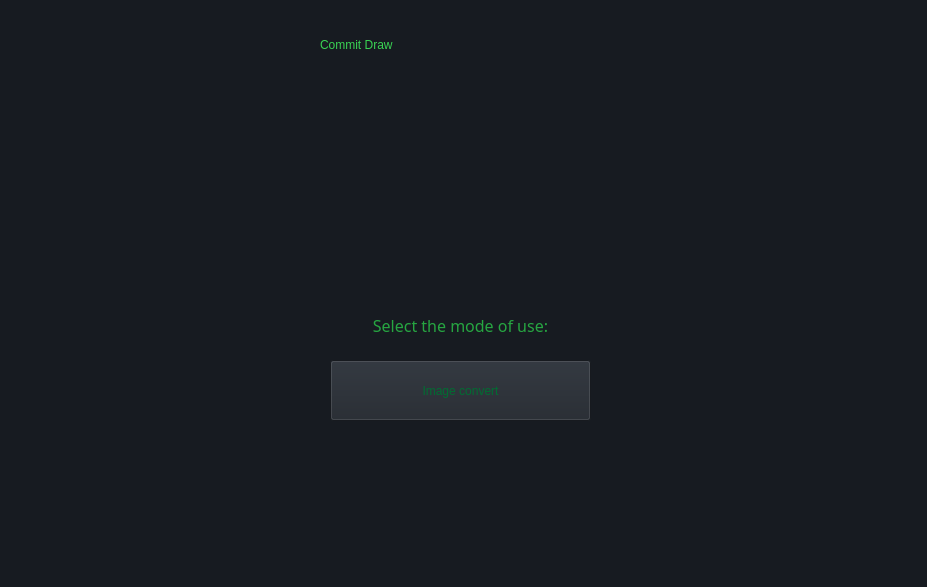
<?xml version="1.0" encoding="UTF-8"?>
<ui version="4.0">
 <class>MainWindow</class>
 <widget class="QMainWindow" name="MainWindow">
  <property name="geometry">
   <rect>
    <x>0</x>
    <y>0</y>
    <width>927</width>
    <height>587</height>
   </rect>
  </property>
  <property name="minimumSize">
   <size>
    <width>927</width>
    <height>587</height>
   </size>
  </property>
  <property name="maximumSize">
   <size>
    <width>927</width>
    <height>587</height>
   </size>
  </property>
  <property name="windowTitle">
   <string>Commit Draw</string>
  </property>
  <property name="styleSheet">
   <string notr="true">background: rgb(23, 27, 33)</string>
  </property>
  <widget class="QWidget" name="centralwidget">
   <widget class="QPushButton" name="image_convert_btn">
    <property name="geometry">
     <rect>
      <x>330</x>
      <y>360</y>
      <width>261</width>
      <height>61</height>
     </rect>
    </property>
    <property name="cursor">
     <cursorShape>PointingHandCursor</cursorShape>
    </property>
    <property name="styleSheet">
     <string notr="true">color: rgb(0, 109, 50);
font: 18pt &quot;Terminal&quot;;
background-color: rgb(32, 37, 44);
</string>
    </property>
    <property name="text">
     <string>Image convert</string>
    </property>
   </widget>
   <widget class="QLabel" name="textcommitdraw_label">
    <property name="geometry">
     <rect>
      <x>320</x>
      <y>20</y>
      <width>301</width>
      <height>51</height>
     </rect>
    </property>
    <property name="styleSheet">
     <string notr="true">font: 28pt &quot;Segoe Print&quot;;
color: rgb(57, 211, 83);</string>
    </property>
    <property name="text">
     <string>Commit Draw</string>
    </property>
    <property name="textFormat">
     <enum>Qt::RichText</enum>
    </property>
    <property name="wordWrap">
     <bool>true</bool>
    </property>
   </widget>
   <widget class="QLabel" name="image_label">
    <property name="geometry">
     <rect>
      <x>30</x>
      <y>100</y>
      <width>871</width>
      <height>171</height>
     </rect>
    </property>
    <property name="frameShadow">
     <enum>QFrame::Plain</enum>
    </property>
    <property name="lineWidth">
     <number>0</number>
    </property>
    <property name="text">
     <string/>
    </property>
    <property name="pixmap">
     <pixmap>../../media/preview.png</pixmap>
    </property>
    <property name="scaledContents">
     <bool>false</bool>
    </property>
    <property name="alignment">
     <set>Qt::AlignCenter</set>
    </property>
    <property name="wordWrap">
     <bool>false</bool>
    </property>
   </widget>
   <widget class="QLabel" name="textcommitdraw_label_2">
    <property name="geometry">
     <rect>
      <x>330</x>
      <y>300</y>
      <width>261</width>
      <height>51</height>
     </rect>
    </property>
    <property name="font">
     <font>
      <family>Segoe Print</family>
      <pointsize>12</pointsize>
      <weight>50</weight>
      <italic>false</italic>
      <bold>false</bold>
     </font>
    </property>
    <property name="styleSheet">
     <string notr="true">font: 12pt &quot;Segoe Print&quot;;
color: rgb(38, 166, 65);</string>
    </property>
    <property name="text">
     <string>Select the mode of use:</string>
    </property>
    <property name="textFormat">
     <enum>Qt::RichText</enum>
    </property>
    <property name="alignment">
     <set>Qt::AlignCenter</set>
    </property>
    <property name="wordWrap">
     <bool>true</bool>
    </property>
   </widget>
  </widget>
 </widget>
 <resources/>
 <connections/>
</ui>
